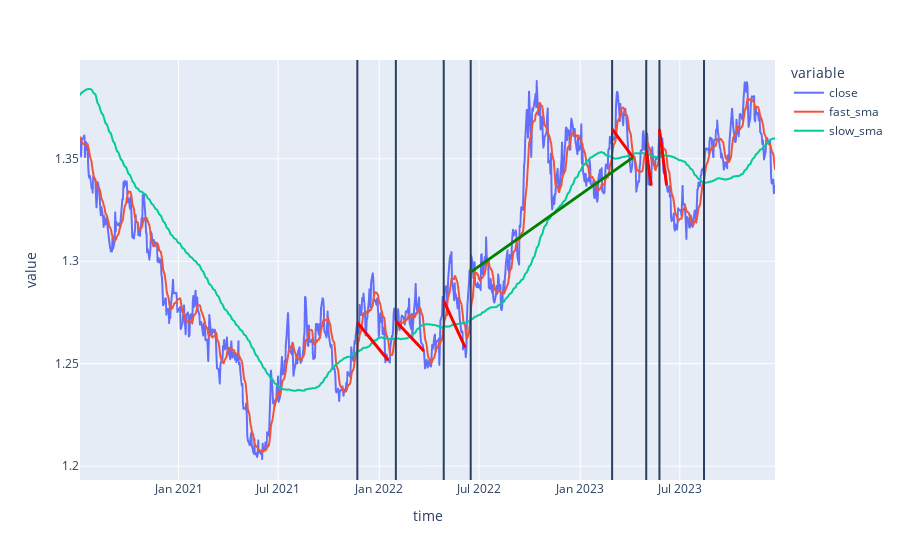

Here is the notebook cell this chart was saved with:
### Code cell
# visualize close price
fig = px.line(df, x='time', y=['close', 'fast_sma', 'slow_sma'])

for i, row in signal.iterrows():
    fig.add_vline(x=row.time)
    
for i, row in result[result['status'] == 'closed'].iterrows():
    
    if row.profit > 0:
        fig.add_shape(type="line",
            x0=row.open_datetime, y0=row.open_price, x1=row.close_datetime, y1=row.close_price,
            line=dict(color="Green",width=3)
                     )
                      
    elif row.profit < 0:
        fig.add_shape(type="line",
            x0=row.open_datetime, y0=row.open_price, x1=row.close_datetime, y1=row.close_price,
            line=dict(color="Red",width=3)
                      )

    
fig.show()

### Figure 1 — Plotly figure (JSON) as saved in the notebook; plotly's stock layout.template omitted (floating-point values rounded to 4 significant figures; data arrays with more than 128 entries replaced by an {"elided": "..."} marker saying what was removed)
{"data": [{"hovertemplate": "variable=close<br>time=%{x}<br>value=%{y}<extra></extra>", "legendgroup": "close", "line": {"color": "#636efa", "dash": "solid"}, "marker": {"symbol": "circle"}, "mode": "lines", "name": "close", "showlegend": true, "type": "scattergl", "x": {"elided": "901 str values"}, "xaxis": "x", "y": {"elided": "901 float values"}, "yaxis": "y"}, {"hovertemplate": "variable=fast_sma<br>time=%{x}<br>value=%{y}<extra></extra>", "legendgroup": "fast_sma", "line": {"color": "#EF553B", "dash": "solid"}, "marker": {"symbol": "circle"}, "mode": "lines", "name": "fast_sma", "showlegend": true, "type": "scattergl", "x": {"elided": "901 str values"}, "xaxis": "x", "y": {"elided": "901 float values"}, "yaxis": "y"}, {"hovertemplate": "variable=slow_sma<br>time=%{x}<br>value=%{y}<extra></extra>", "legendgroup": "slow_sma", "line": {"color": "#00cc96", "dash": "solid"}, "marker": {"symbol": "circle"}, "mode": "lines", "name": "slow_sma", "showlegend": true, "type": "scattergl", "x": {"elided": "901 str values"}, "xaxis": "x", "y": {"elided": "901 float values"}, "yaxis": "y"}], "layout": {"legend": {"title": {"text": "variable"}, "tracegroupgap": 0}, "margin": {"t": 60}, "shapes": [{"type": "line", "x0": "2021-11-22T00:00:00", "x1": "2021-11-22T00:00:00", "xref": "x", "y0": 0, "y1": 1, "yref": "y domain"}, {"type": "line", "x0": "2022-01-31T00:00:00", "x1": "2022-01-31T00:00:00", "xref": "x", "y0": 0, "y1": 1, "yref": "y domain"}, {"type": "line", "x0": "2022-04-28T00:00:00", "x1": "2022-04-28T00:00:00", "xref": "x", "y0": 0, "y1": 1, "yref": "y domain"}, {"type": "line", "x0": "2022-06-16T00:00:00", "x1": "2022-06-16T00:00:00", "xref": "x", "y0": 0, "y1": 1, "yref": "y domain"}, {"type": "line", "x0": "2023-02-28T00:00:00", "x1": "2023-02-28T00:00:00", "xref": "x", "y0": 0, "y1": 1, "yref": "y domain"}, {"type": "line", "x0": "2023-05-01T00:00:00", "x1": "2023-05-01T00:00:00", "xref": "x", "y0": 0, "y1": 1, "yref": "y domain"}, {"type": "line", "x0": "2023-05-25T00:00:00", "x1": "2023-05-25T00:00:00", "xref": "x", "y0": 0, "y1": 1, "yref": "y domain"}, {"type": "line", "x0": "2023-08-14T00:00:00", "x1": "2023-08-14T00:00:00", "xref": "x", "y0": 0, "y1": 1, "yref": "y domain"}, {"line": {"color": "Red", "width": 3}, "type": "line", "x0": "2021-11-22T00:00:00", "x1": "2022-01-17T00:00:00", "y0": 1.27, "y1": 1.252}, {"line": {"color": "Red", "width": 3}, "type": "line", "x0": "2022-01-31T00:00:00", "x1": "2022-03-23T00:00:00", "y0": 1.271, "y1": 1.256}, {"line": {"color": "Red", "width": 3}, "type": "line", "x0": "2022-04-28T00:00:00", "x1": "2022-06-06T00:00:00", "y0": 1.281, "y1": 1.258}, {"line": {"color": "Green", "width": 3}, "type": "line", "x0": "2022-06-16T00:00:00", "x1": "2023-04-07T00:00:00", "y0": 1.295, "y1": 1.351}, {"line": {"color": "Red", "width": 3}, "type": "line", "x0": "2023-02-28T00:00:00", "x1": "2023-04-07T00:00:00", "y0": 1.365, "y1": 1.351}, {"line": {"color": "Red", "width": 3}, "type": "line", "x0": "2023-05-01T00:00:00", "x1": "2023-05-10T00:00:00", "y0": 1.354, "y1": 1.337}, {"line": {"color": "Red", "width": 3}, "type": "line", "x0": "2023-05-25T00:00:00", "x1": "2023-06-07T00:00:00", "y0": 1.364, "y1": 1.337}], "xaxis": {"anchor": "y", "domain": [0, 1], "title": {"text": "time"}}, "yaxis": {"anchor": "x", "domain": [0, 1], "title": {"text": "value"}}}}
